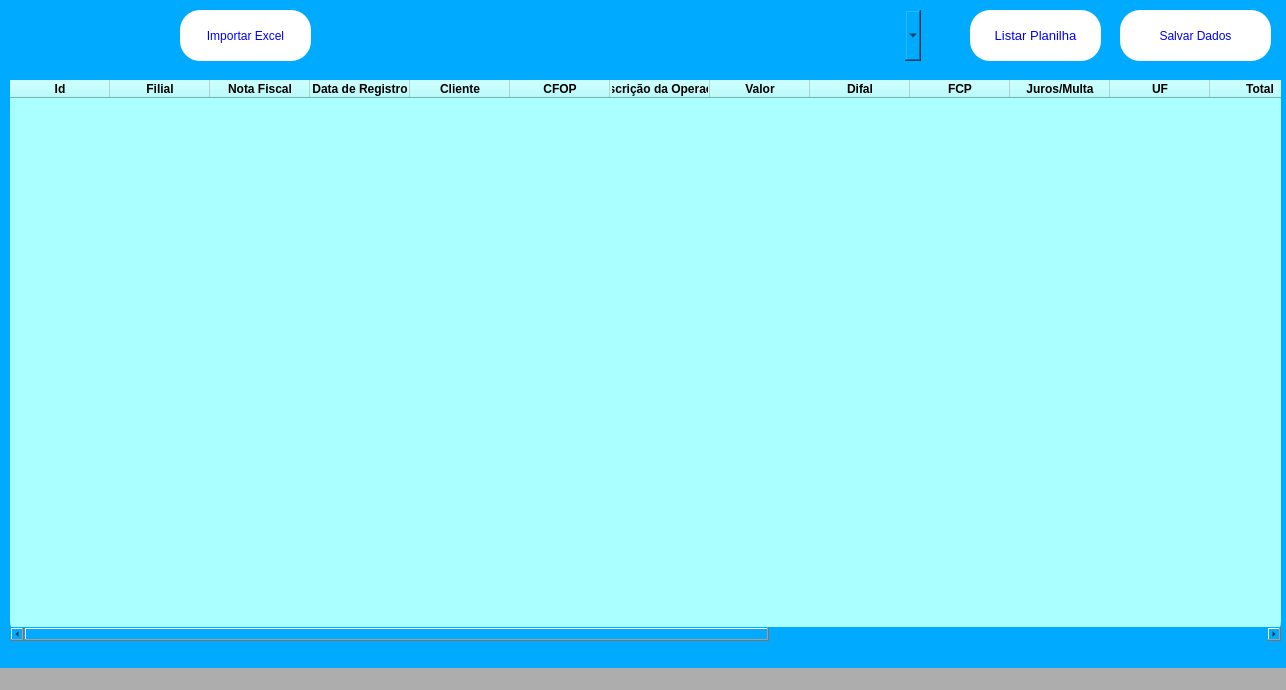
<?xml version="1.0" encoding="UTF-8"?>
<ui version="4.0">
 <class>MainWindow</class>
 <widget class="QMainWindow" name="MainWindow">
  <property name="geometry">
   <rect>
    <x>0</x>
    <y>0</y>
    <width>1286</width>
    <height>690</height>
   </rect>
  </property>
  <property name="windowTitle">
   <string>MainWindow</string>
  </property>
  <property name="styleSheet">
   <string notr="true">background-color: rgb(173, 173, 173);</string>
  </property>
  <widget class="QWidget" name="centralwidget">
   <property name="styleSheet">
    <string notr="true">*{
	border:none;
}

QLabel{
	color:rgb(255, 255, 255);
}</string>
   </property>
   <widget class="QFrame" name="frame">
    <property name="geometry">
     <rect>
      <x>0</x>
      <y>0</y>
      <width>1321</width>
      <height>691</height>
     </rect>
    </property>
    <property name="styleSheet">
     <string notr="true">background-color: rgb(0, 170, 255);</string>
    </property>
    <property name="frameShape">
     <enum>QFrame::StyledPanel</enum>
    </property>
    <property name="frameShadow">
     <enum>QFrame::Raised</enum>
    </property>
    <widget class="QPushButton" name="btnImport">
     <property name="geometry">
      <rect>
       <x>180</x>
       <y>10</y>
       <width>131</width>
       <height>51</height>
      </rect>
     </property>
     <property name="styleSheet">
      <string notr="true">border: solid 1px blue;
font: 75 10pt &quot;MS Shell Dlg 2&quot;;
    border-radius: 20px;
    color: blue;
    background-color: white;
    transition: background-color 0.5s ease, color 0.5s ease, transform 0.5s ease;</string>
     </property>
     <property name="text">
      <string>Importar Excel</string>
     </property>
    </widget>
    <widget class="QTableWidget" name="tableWidget">
     <property name="geometry">
      <rect>
       <x>10</x>
       <y>80</y>
       <width>1271</width>
       <height>561</height>
      </rect>
     </property>
     <property name="mouseTracking">
      <bool>true</bool>
     </property>
     <property name="styleSheet">
      <string notr="true">background-color: rgb(170, 255, 255);
font: 75 11pt &quot;Segoe UI&quot;;


border-color: rgb(0, 0, 0);
border-radius: 20px;</string>
     </property>
     <property name="editTriggers">
      <set>QAbstractItemView::AnyKeyPressed|QAbstractItemView::DoubleClicked|QAbstractItemView::SelectedClicked</set>
     </property>
     <property name="gridStyle">
      <enum>Qt::SolidLine</enum>
     </property>
     <property name="columnCount">
      <number>20</number>
     </property>
     <attribute name="horizontalHeaderCascadingSectionResizes">
      <bool>false</bool>
     </attribute>
     <attribute name="verticalHeaderVisible">
      <bool>false</bool>
     </attribute>
     <column>
      <property name="text">
       <string>Id</string>
      </property>
      <property name="font">
       <font>
        <weight>75</weight>
        <bold>true</bold>
       </font>
      </property>
     </column>
     <column>
      <property name="text">
       <string>Filial</string>
      </property>
      <property name="font">
       <font>
        <weight>75</weight>
        <bold>true</bold>
       </font>
      </property>
     </column>
     <column>
      <property name="text">
       <string>Nota Fiscal</string>
      </property>
      <property name="font">
       <font>
        <weight>75</weight>
        <bold>true</bold>
       </font>
      </property>
     </column>
     <column>
      <property name="text">
       <string>Data de Registro</string>
      </property>
      <property name="font">
       <font>
        <weight>75</weight>
        <bold>true</bold>
       </font>
      </property>
     </column>
     <column>
      <property name="text">
       <string>Cliente</string>
      </property>
      <property name="font">
       <font>
        <weight>75</weight>
        <bold>true</bold>
       </font>
      </property>
     </column>
     <column>
      <property name="text">
       <string>CFOP</string>
      </property>
      <property name="font">
       <font>
        <weight>75</weight>
        <bold>true</bold>
       </font>
      </property>
     </column>
     <column>
      <property name="text">
       <string>Descrição da Operação</string>
      </property>
      <property name="font">
       <font>
        <weight>75</weight>
        <bold>true</bold>
       </font>
      </property>
     </column>
     <column>
      <property name="text">
       <string>Valor</string>
      </property>
      <property name="font">
       <font>
        <weight>75</weight>
        <bold>true</bold>
       </font>
      </property>
     </column>
     <column>
      <property name="text">
       <string>Difal</string>
      </property>
      <property name="font">
       <font>
        <weight>75</weight>
        <bold>true</bold>
       </font>
      </property>
     </column>
     <column>
      <property name="text">
       <string>FCP</string>
      </property>
      <property name="font">
       <font>
        <weight>75</weight>
        <bold>true</bold>
       </font>
      </property>
     </column>
     <column>
      <property name="text">
       <string>Juros/Multa</string>
      </property>
      <property name="font">
       <font>
        <weight>75</weight>
        <bold>true</bold>
       </font>
      </property>
     </column>
     <column>
      <property name="text">
       <string>UF</string>
      </property>
      <property name="font">
       <font>
        <weight>75</weight>
        <bold>true</bold>
       </font>
      </property>
     </column>
     <column>
      <property name="text">
       <string>Total</string>
      </property>
      <property name="font">
       <font>
        <weight>75</weight>
        <bold>true</bold>
       </font>
      </property>
     </column>
     <column>
      <property name="text">
       <string>%</string>
      </property>
      <property name="font">
       <font>
        <weight>75</weight>
        <bold>true</bold>
       </font>
      </property>
     </column>
     <column>
      <property name="text">
       <string>Controle de Pagamento</string>
      </property>
      <property name="font">
       <font>
        <weight>75</weight>
        <bold>true</bold>
       </font>
      </property>
     </column>
     <column>
      <property name="text">
       <string>Data de Pagamento</string>
      </property>
      <property name="font">
       <font>
        <weight>75</weight>
        <bold>true</bold>
       </font>
      </property>
     </column>
     <column>
      <property name="text">
       <string>NFD</string>
      </property>
      <property name="font">
       <font>
        <weight>75</weight>
        <bold>true</bold>
       </font>
      </property>
     </column>
     <column>
      <property name="text">
       <string>Valor NFD</string>
      </property>
      <property name="font">
       <font>
        <weight>75</weight>
        <bold>true</bold>
       </font>
      </property>
     </column>
     <column>
      <property name="text">
       <string>Observação</string>
      </property>
      <property name="font">
       <font>
        <weight>75</weight>
        <bold>true</bold>
       </font>
      </property>
     </column>
     <column/>
    </widget>
    <widget class="QPushButton" name="btnListar">
     <property name="geometry">
      <rect>
       <x>970</x>
       <y>10</y>
       <width>131</width>
       <height>51</height>
      </rect>
     </property>
     <property name="font">
      <font>
       <family>MS Shell Dlg 2</family>
       <pointsize>10</pointsize>
       <weight>9</weight>
       <italic>false</italic>
       <bold>false</bold>
      </font>
     </property>
     <property name="styleSheet">
      <string notr="true">	border: solid 1px blue;
    border-radius: 20px;
	font: 75 10pt &quot;MS Shell Dlg 2&quot;;
    color: blue;
    background-color: white;
    transition: background-color 0.5s ease, color 0.5s ease, transform 0.5s ease;</string>
     </property>
     <property name="text">
      <string>Listar Planilha</string>
     </property>
    </widget>
    <widget class="QPushButton" name="btnSalvar">
     <property name="geometry">
      <rect>
       <x>1120</x>
       <y>10</y>
       <width>151</width>
       <height>51</height>
      </rect>
     </property>
     <property name="styleSheet">
      <string notr="true">	border: solid 1px blue;
    border-radius: 20px;
	font: 75 10pt &quot;MS Shell Dlg 2&quot;;
    color: blue;
    background-color: white;
    transition: background-color 0.5s ease, color 0.5s ease, transform 0.5s ease;</string>
     </property>
     <property name="text">
      <string>Salvar Dados</string>
     </property>
    </widget>
    <widget class="QComboBox" name="comboBox2">
     <property name="geometry">
      <rect>
       <x>720</x>
       <y>10</y>
       <width>201</width>
       <height>51</height>
      </rect>
     </property>
     <property name="font">
      <font>
       <pointsize>10</pointsize>
       <weight>75</weight>
       <bold>true</bold>
      </font>
     </property>
    </widget>
    <zorder>tableWidget</zorder>
    <zorder>btnImport</zorder>
    <zorder>btnListar</zorder>
    <zorder>btnSalvar</zorder>
    <zorder>comboBox2</zorder>
   </widget>
  </widget>
  <widget class="QStatusBar" name="statusbar"/>
  <action name="actionAbrir">
   <property name="text">
    <string>Abrir</string>
   </property>
  </action>
 </widget>
 <resources>
  <include location="icons_.qrc"/>
 </resources>
 <connections/>
</ui>
